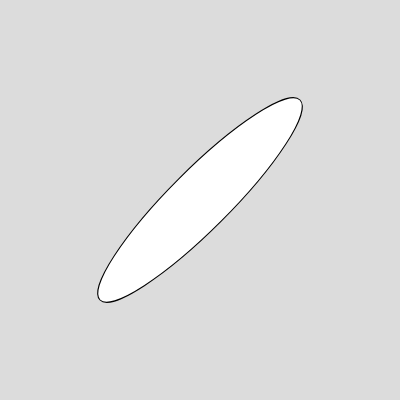
Frame 1 (no input)
Frame 60 (no input): identical to frame 1, image omitted
Frame 120 (the mouse pressed at the canvas centre since frame 60): identical to frame 1, image omitted

The p5.js sketch that drew this single still picture (run headless with seeded random() and noise() and a simulated clock; from frame 60 on, the mouse is pressed at the canvas centre):

// p5.js sketch
// ── sketch.js
let C

function setup() {
  C=createCanvas(400, 400);
  C.loadPixels(0.1)
}

function draw() {
  background(220);

  let pointA = createVector(100, 300); // First point
  let pointB = createVector(300, 100); // Second point

  drawEllipseBetweenPoints(pointB, pointA);
  
}

function drawEllipseBetweenPoints(p1, p2) {
  
  let midPoint = p5.Vector.add(p1, p2).mult(0.5);
  let distance = p1.dist(p2);
  let angle = atan2(p2.y - p1.y, p2.x - p1.x);
  //ellipseMode(CENTER);
  push();
  translate(midPoint.x, midPoint.y); 
  rotate(angle); 
  ellipse(0, 0, distance, 60)
  pop(); 
}
